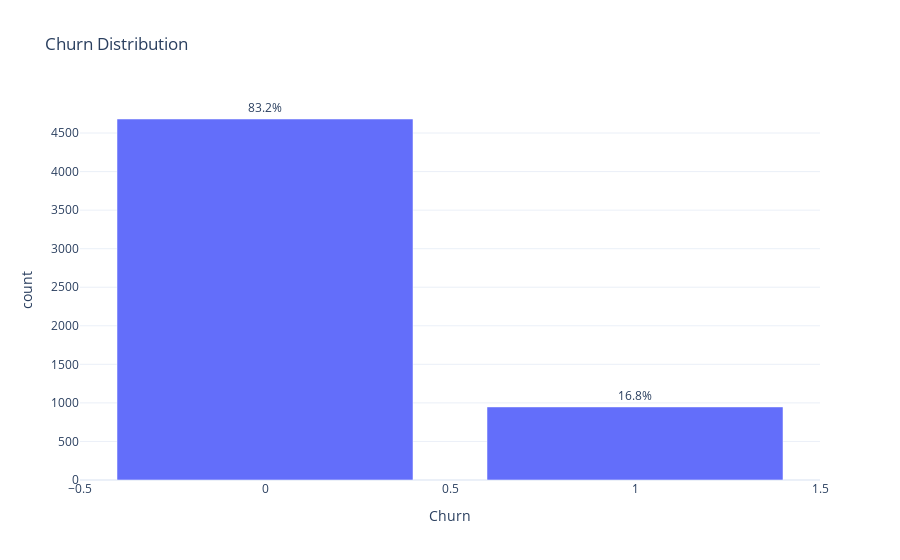

Here is the notebook cell this chart was saved with:
### Code cell
project_root = Path.cwd().parent

# Create the eda plots folder if it doesn't exist
output_dir = project_root / "plots" / "eda"
output_dir.mkdir(parents=True, exist_ok=True)

print(f"Project root: {project_root}")
print(f"Plots will be saved to: {output_dir}")

# count & percentage
counts = df['Churn'].value_counts().reset_index()
counts.columns = ['Churn', 'count']
counts['pct'] = counts['count'] / counts['count'].sum() * 100

fig = px.bar(
    counts,
    x='Churn',
    y='count',
    text=counts['pct'].round(1).astype(str) + '%',
    title='Churn Distribution',
    template='plotly_white'
)
fig.update_traces(textposition='outside')

# save to the eda folder we created
fig.write_html(str(output_dir / 'churn_distribution.html'))
fig.show()

### Figure 1 — Plotly figure (JSON) as saved in the notebook; plotly's stock layout.template omitted (floating-point values rounded to 4 significant figures)
{"data": [{"hovertemplate": "Churn=%{x}<br>count=%{y}<br>text=%{text}<extra></extra>", "legendgroup": "", "marker": {"color": "#636efa", "pattern": {"shape": ""}}, "name": "", "orientation": "v", "showlegend": false, "text": ["83.2%", "16.8%"], "textposition": "outside", "type": "bar", "x": [0, 1], "xaxis": "x", "y": [4682, 948], "yaxis": "y"}], "layout": {"barmode": "relative", "legend": {"tracegroupgap": 0}, "title": {"text": "Churn Distribution"}, "xaxis": {"anchor": "y", "domain": [0, 1], "title": {"text": "Churn"}}, "yaxis": {"anchor": "x", "domain": [0, 1], "title": {"text": "count"}}}}
